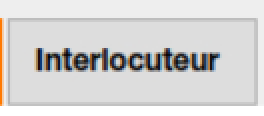
#> input picture crm/assets/interlocuteur-4.png, 132 x 58 px (shown 2 times larger)
$ python -i vision.py   (imports and definitions only)
#> lines starting #> are read from the running program, lines starting #| are printed output that depends on the picture
### crm/modules/config.py
from __future__ import annotations

import os
from pathlib import Path
import sys
from typing import Sequence
import pyautogui

# Configuration de licence
CRM_LICENSE_HASH = "16d74232d666243e3dd9711daaef2b7538f849efaa62cf19f91a97e82c420e34"

def _runtime_base_dir() -> Path:
    """Return the application base directory at runtime.

    - Frozen (PyInstaller): use ``sys._MEIPASS`` when available, otherwise the
      directory of the executable (on macOS this is ``.../.app/Contents/MacOS``).
    - Dev: repository's ``crm/`` directory.
    """
    try:
        if getattr(sys, "frozen", False):
            meipass = getattr(sys, "_MEIPASS", None)
            if meipass:
                return Path(meipass).resolve()
            return Path(sys.executable).resolve().parent
    except Exception:
        pass
    return Path(__file__).resolve().parent.parent

BASE_DIR = _runtime_base_dir()

pyautogui.FAILSAFE = True
pyautogui.PAUSE = 0.15

INPUT_FILE = "kompass_data_*.xlsx"

def _get_output_dir() -> str:
    """Return a directory next to the executable/app when frozen.

    - macOS (.app): dist/<Name>/ (parent of the .app bundle)
    - Windows: dist/<Name>/ (folder of the .exe)
    - Dev: project root (crm/)
    """
    try:
        if getattr(sys, "frozen", False):
            exe_dir = Path(sys.executable).resolve().parent
            # macOS .app: .../YourApp.app/Contents/MacOS
            exe_dir_str = str(exe_dir).replace("\\", "/")
            if sys.platform == "darwin" and "/Contents/MacOS" in exe_dir_str:
                return str((exe_dir / ".." / ".." / "..").resolve())
            return str(exe_dir)
    except Exception:
        pass
    return str(BASE_DIR)

OUTPUT_FILE = str(Path(_get_output_dir()) / "crm_results.xlsx")

ASSETS_DIR = (BASE_DIR / "assets").resolve()

def asset(name: str) -> str:
    return str(ASSETS_DIR / name)

SEARCH_BAR_IMAGE = asset("search_loop.png")
CLOSE_BUTTON_IMAGE = asset("close-button.png")
INTERLOCUTOR_BUTTON_IMAGE = asset("interlocutor.png")
INTERLOCUTOR_BUTTON_IMAGE_2 = asset("interlocutor-2.png")
INTERLOCUTOR_BUTTON_IMAGE_3 = asset("interlocutor-3.png")
INTERLOCUTOR_BUTTON_IMAGE_4 = asset("interlocuteur-4.png")
INTERLOCUTOR_BUTTON_IMAGE_5 = asset("interlotcuteur-5.png")
LIST_INTERLOCUTOR_IMAGE = asset("list-interlocutors.png")
PRE_FETCH_IMAGE = asset("pre-fetch.png")
PRE_FETCH_IMAGE_2 = asset("pre-fetch-2.png")
NO_RESULT_IMAGE = asset("no-result.png")

RESULT_CANCEL_OK_IMAGE = asset("result-cancel-ok.png")
RESULT_CANCEL_IMAGE = asset("result-cancel.png")
RESULT_OK_IMAGE = asset("result-ok.png")

INTERLOCUTOR_BUTTON_IMAGES: Sequence[str] = (
    INTERLOCUTOR_BUTTON_IMAGE,
    INTERLOCUTOR_BUTTON_IMAGE_2,
    INTERLOCUTOR_BUTTON_IMAGE_3,
    INTERLOCUTOR_BUTTON_IMAGE_4,
    INTERLOCUTOR_BUTTON_IMAGE_5,
)

SEARCH_RESULT_TEMPLATES: Sequence[str] = (
    RESULT_CANCEL_OK_IMAGE,
    RESULT_CANCEL_IMAGE,
    RESULT_OK_IMAGE,
)
SEARCH_PRE_FETCH_TEMPLATES: Sequence[str] = (
    PRE_FETCH_IMAGE,
    PRE_FETCH_IMAGE_2,
)

SEARCH_FIELD_TEMPLATES: Sequence[dict] = (
    {"image": SEARCH_BAR_IMAGE, "offset": (-75, 0), "confidence": 0.78, "scales": (1.0, 0.96, 1.04)},
    {"image": asset("search_loop.png"), "offset": (-95, 0), "confidence": 0.8, "scales": (1.0, 0.97, 1.03)},
    {"image": asset("loop-2.png"), "offset": (-90, 0), "confidence": 0.82},
    {"image": asset("loop.png"), "offset": (-85, 0), "confidence": 0.82},
)


SEARCH_ICON_TEMPLATES: Sequence[dict] = (
    {"image": asset("loop.png"), "confidence": 0.82},
    {"image": asset("loop-2.png"), "confidence": 0.82},
    {"image": asset("search_loop.png"), "confidence": 0.8},
)

HEADER_TEMPLATES: Sequence[dict] = (
    {"image": asset("page_top.png"), "confidence": 0.7},
)

SEARCH_BAR_FALLBACK = (640, 180)
SEARCH_ICON_FALLBACK = (760, 180)
CLOSE_TAB_POSITION = (1200, 30)

IMAGE_CONFIDENCE = 0.85
DEFAULT_SCALES: Sequence[float] = (1.0, 0.97, 1.03, 0.94, 1.06)
SEARCH_SCAN_REGION: tuple[int, int, int, int] | None = None
RESULT_REGION: tuple[int, int, int, int] = (500, 250, 700, 600)


__all__ = [
    "BASE_DIR",
    "INPUT_FILE",
    "OUTPUT_FILE",
    "ASSETS_DIR",
    "SEARCH_BAR_IMAGE",
    "CLOSE_BUTTON_IMAGE",
    "INTERLOCUTOR_BUTTON_IMAGE",
    "INTERLOCUTOR_BUTTON_IMAGE_2",
    "INTERLOCUTOR_BUTTON_IMAGE_3",
    "INTERLOCUTOR_BUTTON_IMAGE_4",
    "INTERLOCUTOR_BUTTON_IMAGE_5",
    "INTERLOCUTOR_BUTTON_IMAGES",
    "NO_RESULT_IMAGE",
    "SEARCH_FIELD_TEMPLATES",
    "SEARCH_ICON_TEMPLATES",
    "HEADER_TEMPLATES",
    "SEARCH_BAR_FALLBACK",
    "SEARCH_ICON_FALLBACK",
    "CLOSE_TAB_POSITION",
    "IMAGE_CONFIDENCE",
    "DEFAULT_SCALES",
    "SEARCH_SCAN_REGION",
    "RESULT_REGION",
    "OCR_LANG",
    "OCR_CONFIG",
    "LIST_INTERLOCUTOR_IMAGE",
    "RESULT_CANCEL_OK_IMAGE",
    "RESULT_CANCEL_IMAGE",
    "RESULT_OK_IMAGE",
    "SEARCH_RESULT_TEMPLATES",
    "PRE_FETCH_IMAGE",
    "PRE_FETCH_IMAGE_2",
    "SEARCH_PRE_FETCH_TEMPLATES",
]

### crm/modules/vision.py
from __future__ import annotations

import os
from typing import Sequence

import cv2
import numpy as np
import pyautogui

from . import config

_TEMPLATE_CACHE: dict[str, np.ndarray | None] = {}


def load_template(image_path: str) -> np.ndarray | None:
#> called with image_path = '../assets/interlocuteur-4.png'
    if image_path in _TEMPLATE_CACHE:
        return _TEMPLATE_CACHE[image_path]
    if not os.path.exists(image_path):
        print(f"[WARN] Template introuvable: {image_path}")
        _TEMPLATE_CACHE[image_path] = None
        return None
    template = cv2.imread(image_path, cv2.IMREAD_GRAYSCALE)
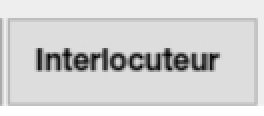
#> template: shape (58, 132) (shown 2 times larger); min 0, max 255, mean 211.9
    if template is None:
        print(f"[WARN] Lecture OpenCV impossible pour {image_path}")
    _TEMPLATE_CACHE[image_path] = template
    return template


def locate_with_opencv(
    image_path: str,
    confidence: float,
    *,
    region: tuple[int, int, int, int] | None = None,
    scales: Sequence[float] | None = None,
) -> tuple[int, int, int, int] | None:
    template = load_template(image_path)
    if template is None:
        return None

    capture_region = region or config.SEARCH_SCAN_REGION
    screenshot = pyautogui.screenshot(region=capture_region).convert("RGB")
#> (the run stopped early here; a loop or call above may not have finished)
